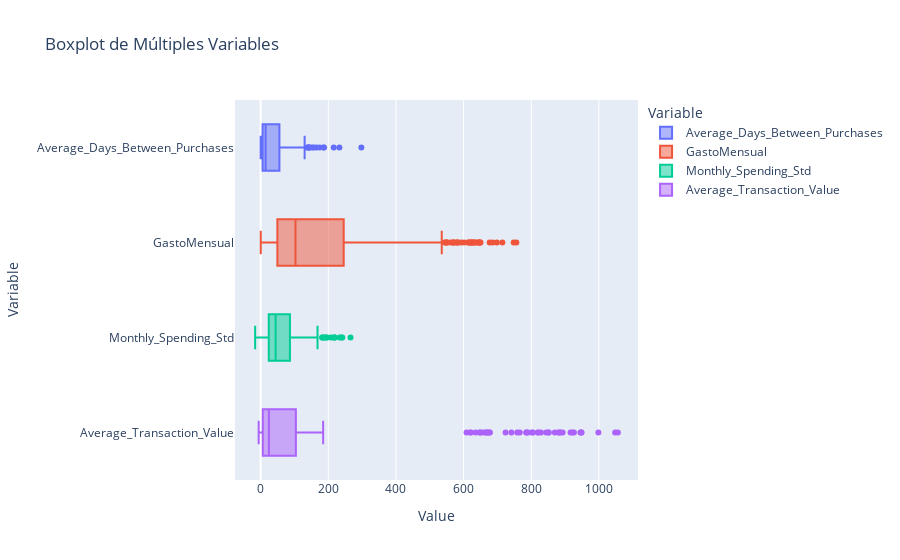

Write notebook code for a chart like this one.
### Code cell
# Boxplot de las variables numéricas con plotly

df_long = df.drop(columns=['Cluster', 'Latitud', 'Longitud', 'Ubicacion', 'CategoriaProductoFavorito', 'CategoríaProductoFavorito']).melt(var_name='Variable', value_name='Value')

# Crear un boxplot con Plotly Express
fig = px.box(df_long, x='Value', y='Variable', color='Variable',
             title="Boxplot de Múltiples Variables", orientation='h')

# Mostrar el gráfico
fig.show()

### Figure 1 — Plotly figure (JSON) as saved in the notebook; plotly's stock layout.template omitted (floating-point values rounded to 4 significant figures; data arrays with more than 128 entries replaced by an {"elided": "..."} marker saying what was removed)
{"data": [{"alignmentgroup": "True", "hovertemplate": "Variable=%{y}<br>Value=%{x}<extra></extra>", "legendgroup": "Average_Days_Between_Purchases", "marker": {"color": "#636efa"}, "name": "Average_Days_Between_Purchases", "notched": false, "offsetgroup": "Average_Days_Between_Purchases", "orientation": "h", "showlegend": true, "type": "box", "x": {"elided": "200 float values"}, "x0": " ", "xaxis": "x", "y": {"elided": "200 str values"}, "y0": " ", "yaxis": "y"}, {"alignmentgroup": "True", "hovertemplate": "Variable=%{y}<br>Value=%{x}<extra></extra>", "legendgroup": "GastoMensual", "marker": {"color": "#EF553B"}, "name": "GastoMensual", "notched": false, "offsetgroup": "GastoMensual", "orientation": "h", "showlegend": true, "type": "box", "x": {"elided": "200 float values"}, "x0": " ", "xaxis": "x", "y": {"elided": "200 str values"}, "y0": " ", "yaxis": "y"}, {"alignmentgroup": "True", "hovertemplate": "Variable=%{y}<br>Value=%{x}<extra></extra>", "legendgroup": "Monthly_Spending_Std", "marker": {"color": "#00cc96"}, "name": "Monthly_Spending_Std", "notched": false, "offsetgroup": "Monthly_Spending_Std", "orientation": "h", "showlegend": true, "type": "box", "x": {"elided": "200 float values"}, "x0": " ", "xaxis": "x", "y": {"elided": "200 str values"}, "y0": " ", "yaxis": "y"}, {"alignmentgroup": "True", "hovertemplate": "Variable=%{y}<br>Value=%{x}<extra></extra>", "legendgroup": "Average_Transaction_Value", "marker": {"color": "#ab63fa"}, "name": "Average_Transaction_Value", "notched": false, "offsetgroup": "Average_Transaction_Value", "orientation": "h", "showlegend": true, "type": "box", "x": {"elided": "200 float values"}, "x0": " ", "xaxis": "x", "y": {"elided": "200 str values"}, "y0": " ", "yaxis": "y"}], "layout": {"boxmode": "overlay", "legend": {"title": {"text": "Variable"}, "tracegroupgap": 0}, "title": {"text": "Boxplot de Múltiples Variables"}, "xaxis": {"anchor": "y", "domain": [0, 1], "title": {"text": "Value"}}, "yaxis": {"anchor": "x", "categoryarray": ["Average_Transaction_Value", "Monthly_Spending_Std", "GastoMensual", "Average_Days_Between_Purchases"], "categoryorder": "array", "domain": [0, 1], "title": {"text": "Variable"}}}}
